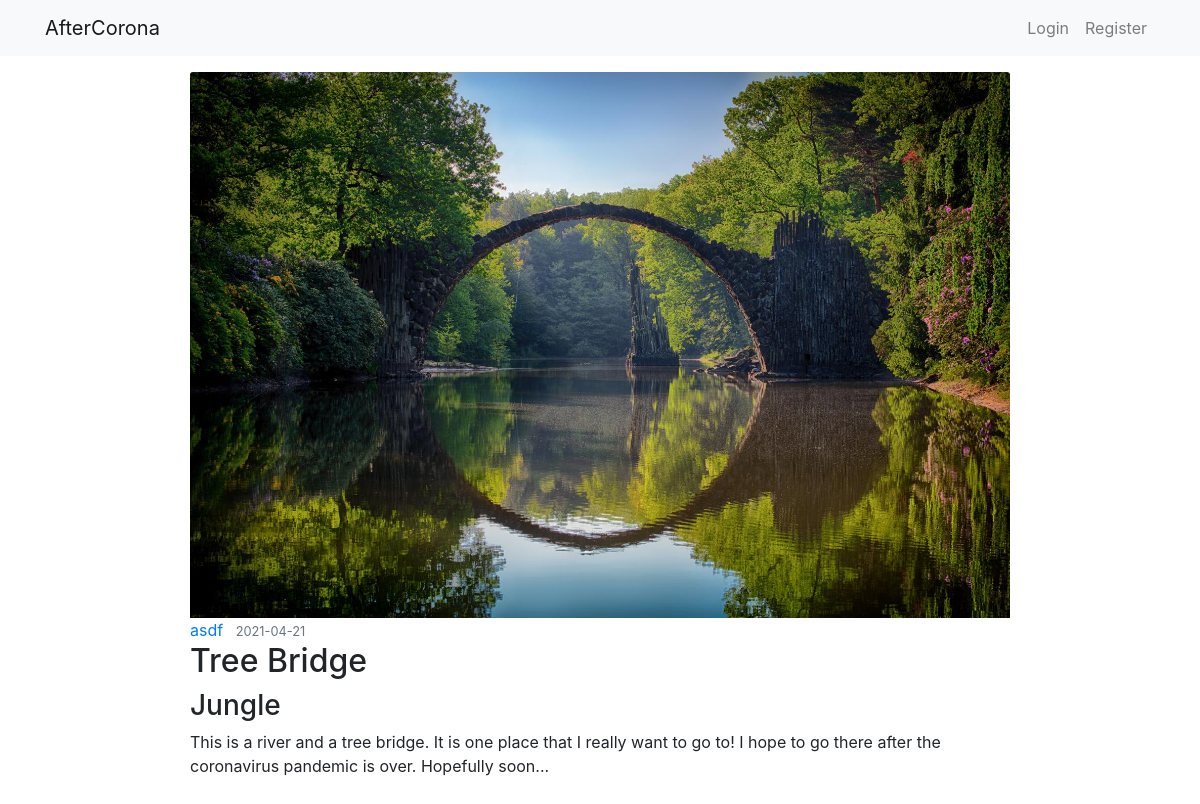
/post/6, run on the app's committed database.
### app/models.py (models this page shows, shortened)
class Post(db.Model):
    id = db.Column(db.Integer, primary_key=True)
    image = db.Column(db.String(50), nullable=False)
    place = db.Column(db.String(30), nullable=False)
    location = db.Column(db.String(50), nullable=False)
    created = db.Column(db.DateTime, nullable=False, default=datetime.utcnow)
    desc = db.Column(db.Text, nullable=False)
    user_id = db.Column(db.Integer, db.ForeignKey('user.id'), nullable=False)

class User(db.Model, UserMixin):
    id = db.Column(db.Integer, primary_key=True)
    image = db.Column(db.String(50), nullable=False, default='default.jpeg')
    username = db.Column(db.String(20), unique=True, nullable=False)
    email = db.Column(db.String(50), unique=True, nullable=False)
    password = db.Column(db.String(50), nullable=False)
    posts = db.relationship('Post', backref='author', lazy=True)

### app/routes.py (the view)
@app.route('/post/<int:post_id>')
def post(post_id):
    post = Post.query.get_or_404(post_id)
    return render_template('post.html', post=post)

### app/templates/post.html (shortened to what this page needs)
{% extends "layout.html" %} {% block title %} {{ post.place }} {% endblock %}{% block content %}
<article class="content container">
  <img
    class="card-img-top"
    src="{{ url_for(
      'static', filename='place_images/' + post.image) }}"
  />
  <div class="media-body">
    <div class="article-metadata">
      <a class="mr-2" href="{{ url_for('user_posts', username=post.author.username) }}">{{ post.author.username }}</a>
      <small class="text-muted">{{ post.created.strftime('%Y-%m-%d') }}</small>
    </div>
    <h2>{{ post.place }}</h2>
    <h3>{{ post.location }}</h3>
    <p>{{ post.desc }}</p>
  </div>
</article>
{% endblock content %}

### app/static/main.css (style rules this page uses)
.content { padding: 1em 10em; }

### data on the page
Post: image (picture), created "2021-04-21", place "Tree Bridge", location "Jungle", desc "This is a river and a tree bridge. It is one place that I really want to go to! I hope to go there after the coronavirus pandemic is over. Hopefully soon..."
User: author.username "asdf"
